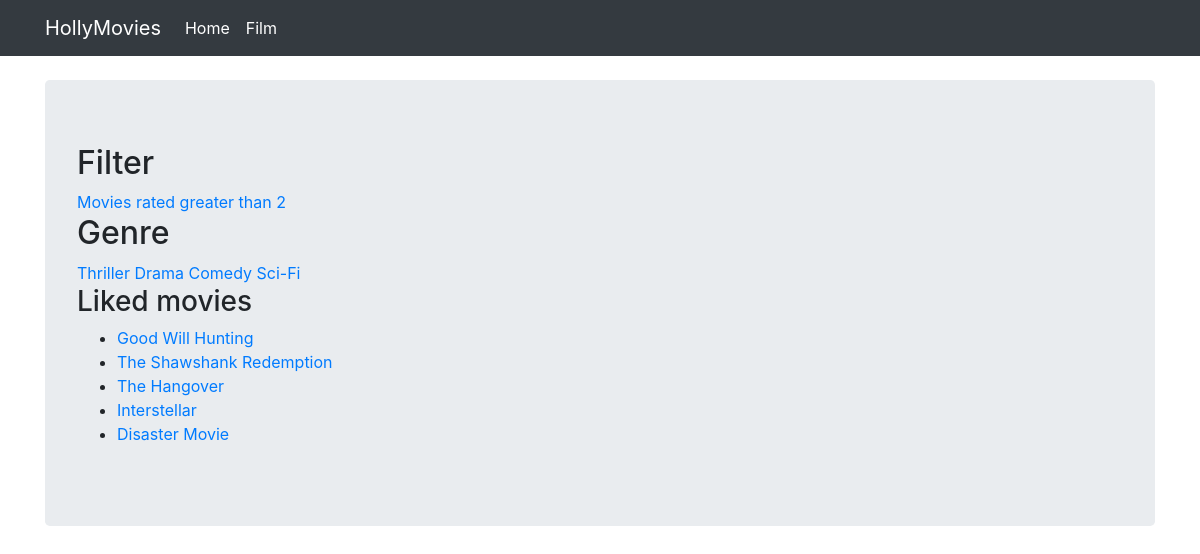
The page / on the database its author committed.
### viewer/models.py (models this page shows, shortened)
class Genre(Model):
    name = CharField(max_length=128)
    slug = SlugField(unique=True, editable=False, default='')

class Movie(Model):
    title = CharField(max_length=128)
    genre = ForeignKey(Genre, on_delete=DO_NOTHING)
    rating = IntegerField()
    released = DateField()
    description = TextField()
    created = DateTimeField(auto_now_add=True)
    slug = SlugField(unique=True, editable=False)

### viewer/views.py (the view)
# urls.py: path('', home, name='home'),
def home(request):
    movies = Movie.objects.all()
    genres = Genre.objects.all()
    rating = request.GET.get('rating', '')
    if rating != '':
         movies = movies.filter(rating__gt=rating)
    return render(
        request,
        template_name='home.html',
        context={'filme': movies, 'genres': genres}
    )

### viewer/templates/home.html
{% extends 'base.html' %}
{% block content %}
<h2>Filter</h2>
<nav>
            <a href="?rating=2"> Movies rated greater than 2</a>
</nav>
<h2>Genre</h2>
<nav>
    {% for gen in genres %}
        {% if gen.slug %}
            <a href="{% url 'genre' gen.slug %}">{{ gen.name }}</a>
        {% endif %}
    {% endfor %}
</nav>
<h3>Liked movies</h3>
<ul>
    {% for film in filme %}
        <li><a href="{% url 'film' film.slug %}">{{ film.title }}</a></li>
    {% endfor %}
</ul>
{% endblock %}

### viewer/templates/base.html (shortened to what this page needs)
{% load static %}
<html {% if LANGUAGE_CODE %}lang="{{ LANGUAGE_CODE }}" {% endif %}>
<head>
    <link rel="stylesheet" href="https://stackpath.bootstrapcdn.com/bootstrap/4.2.1/css/bootstrap.min.css"
>
</head>
<body>
<nav class="navbar navbar-expand-lg navbar-dark bg-dark">
    <div class="container fixed">
        <a class="navbar-brand" href="">HollyMovies</a>
        <div class="collapse navbar-collapse" id="navbarNavAltMarkup">
            <div class="navbar-nav">
                <a class="nav-item nav-link active" href="">
                    Home
                </a>
                <a class="nav-item nav-link active" href="">
                    Film
                </a>
            </div>
        </div>
    </div>
</nav>
<div class="container pt-4">
    <div class="jumbotron">
        {% block content %}{% endblock %}
    </div>
</div>
</body>
</html>

### rows shown on the page
Genre: name "Thriller"
Genre: name "Drama"
Genre: name "Comedy"
Genre: name "Sci-Fi"
Movie: title "Good Will Hunting"
Movie: title "The Shawshank Redemption"
Movie: title "The Hangover"
Movie: title "Interstellar"
Movie: title "Disaster Movie"
